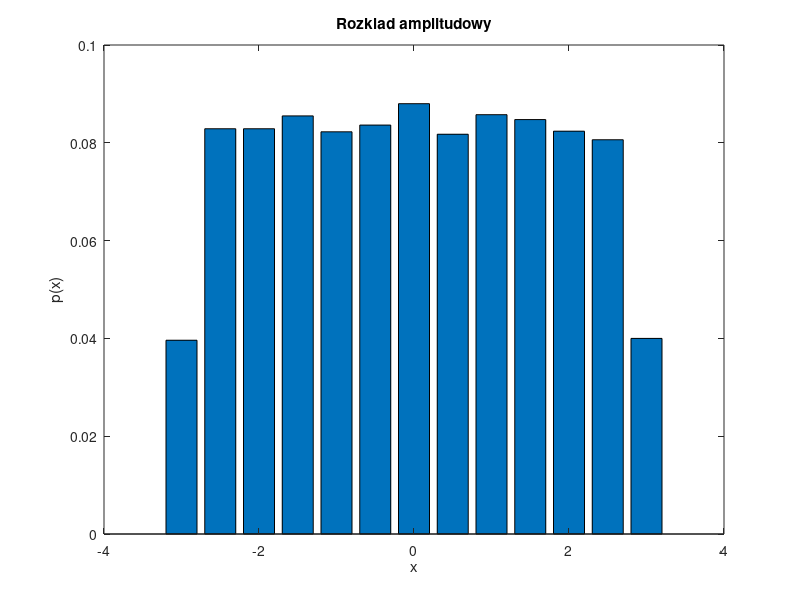

Recreate this plot in MATLAB. (Note: this script raises an error after producing the figure.)
% Malgorzata Targan
% 131420   
% laboratorium 2

clear all
close all

N = 8000;
A = 3;
B = 0;
n = [1:N];
seg = 80;

x = sqrt(12)*sqrt(A)*(rand(1,N)-0.5);

%rozklad amplitudowy
range = B-(A+1):0.5:B+(A+1);
[y,c] = hist(x,range);
bar(c, y/sum(y));
title('Rozklad amplitudowy');
ylabel('p(x)'); 
xlabel('x'); 
axis([B-(A+1) B+(A+1) 0 0.1]);

%gestosc widmowa mocy

[P]=pds2(x,x,N,5,0);
Psum = sum(P)/seg

figure
subplot(1,3,1);

%bar([-seg/2:seg/2-1]/seg,P); 
plot((-N/2:N/2-1)/N, P)
ylabel('P(v)'); 
xlabel('v(Hz-s)'); 
title('Periodogram');
axis([-0.5,0.5, min(P),max(P)]);


[P]=pds2(x,x,seg,5,0);
Psum = sum(P)/seg

subplot(1,3,2);

bar([-seg/2:seg/2-1]/seg,P); 
ylabel('P(v)'); 
xlabel('v(Hz-s)'); 
title('bez zachodzenia');
axis([0,0.5,0,4]);

[P2]=pds2(x,x,seg,5,0.75);
Psum = sum(P2)/seg

subplot(1,3,3);

bar((-seg/2:seg/2-1)/seg,P2); 
ylabel('P(v)'); 
xlabel('v(Hz-s)'); 
title('z zachodzeniem 75%');
axis([0,0.5,0,4]);